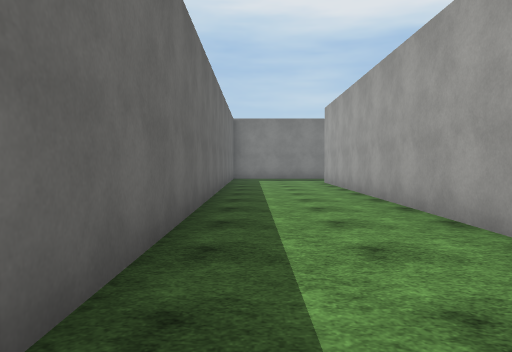
[1] (above)

18 first-person views from a walk through a Unity game level. The camera is 1.3 m above the floor, tilts 2° down and sees 70° across. The floor is counted in squares, 2 m on a side. Each view is taken from the middle of a square. On the plan, view 1 faces up. The plan holds only what a view shows up to about 11 squares ahead; the rest is blank. The place goes on beyond the plan. The player character is not drawn. Some animated figures are left out. Surface patterns are stand-ins for the level's own textures.

[2]
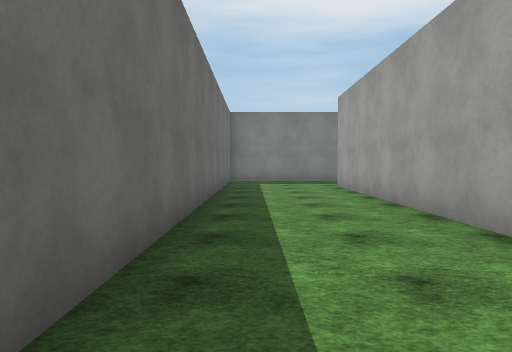

[3]
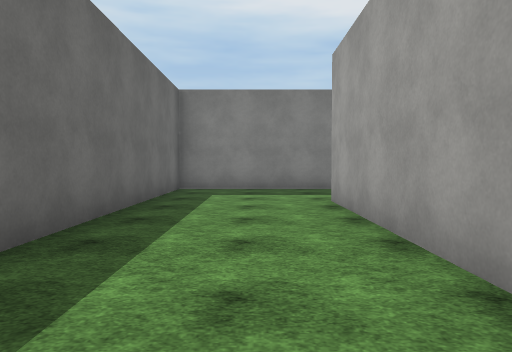

[4]
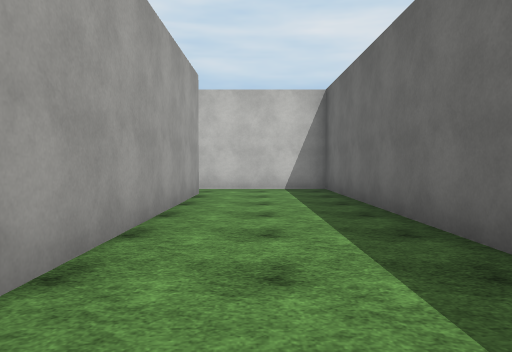

[5]
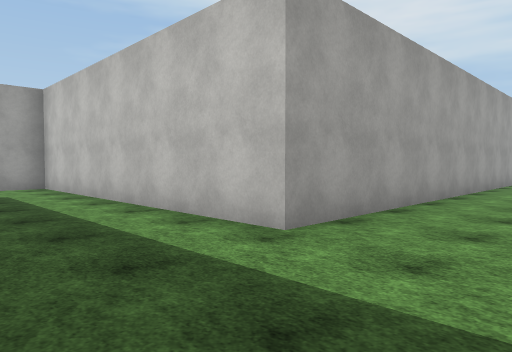

[6]
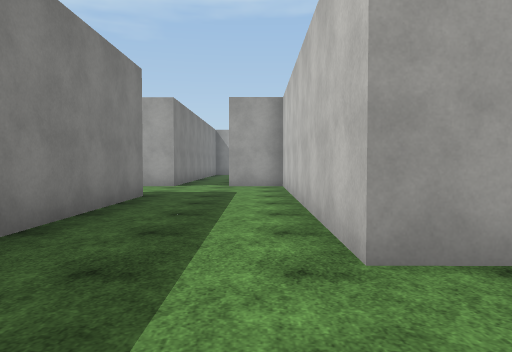

[7]
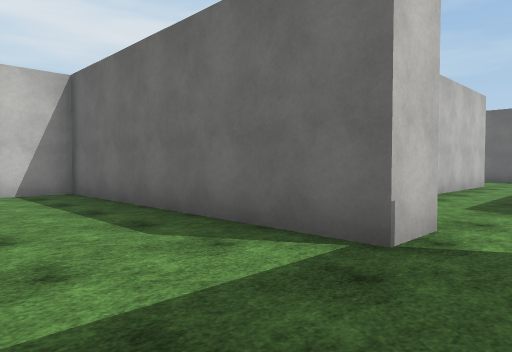

[8]
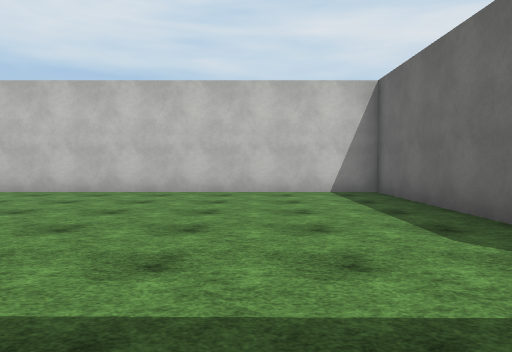

[9]
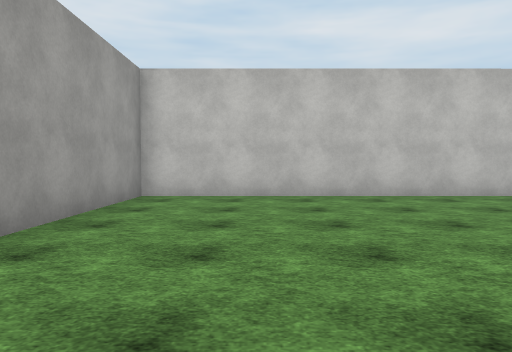

[10]
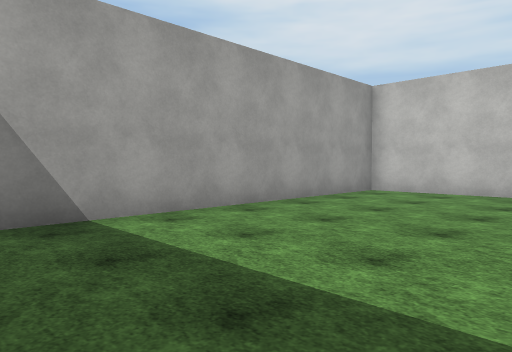

[11]
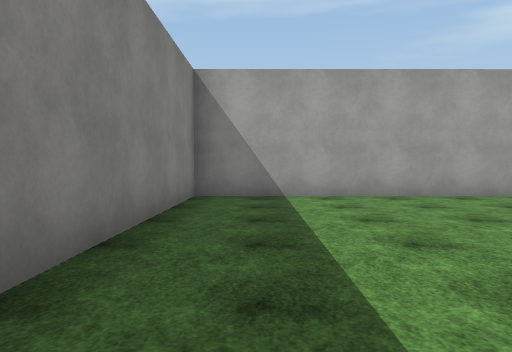

[12]
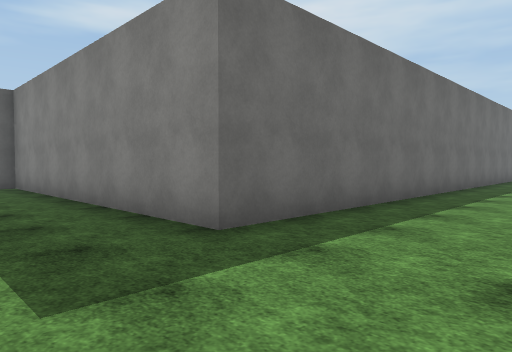

[13]
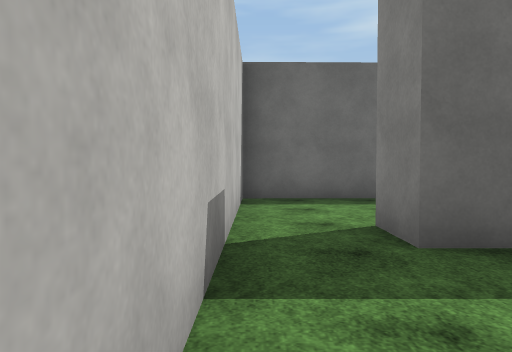

[14]
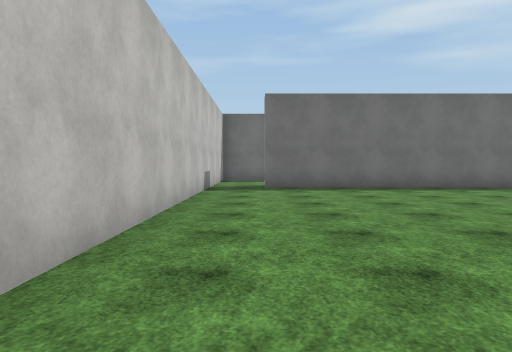

[15]
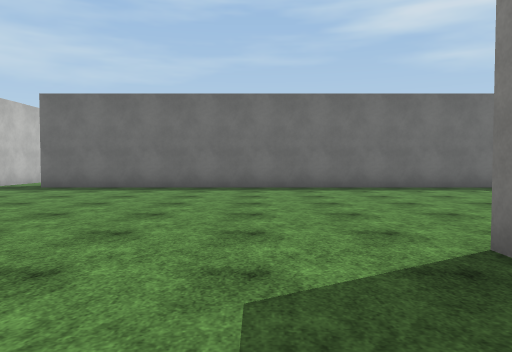

[16]
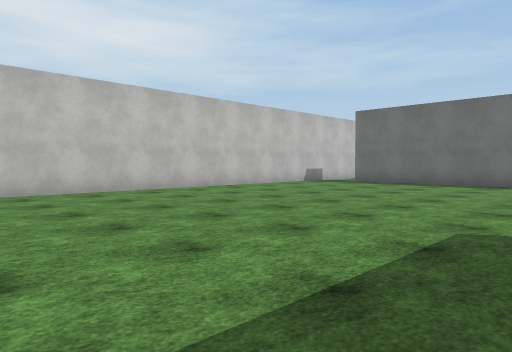

[17]
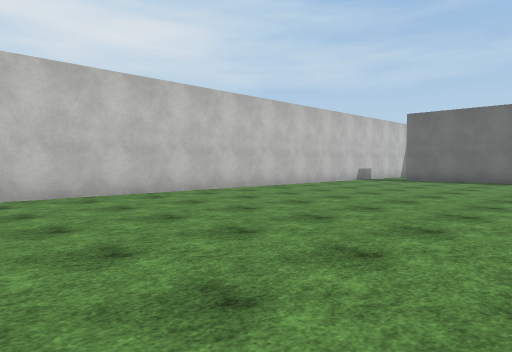

[18]
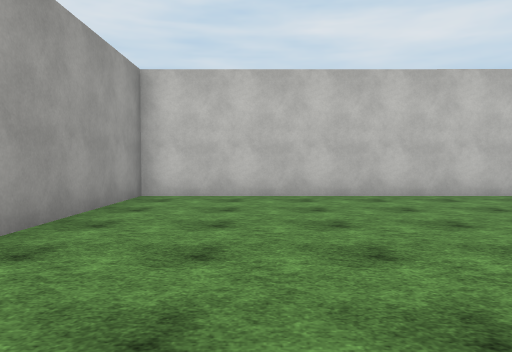

### Floor plan
Ten units are one square. View 1 is at (0, 0); x grows to the right and y downward. Boxes are objects, and circles mark ways between rooms. Rooms are numbered by the first view taken in them; rooms with no view inside come last. Other rooms are left out.
<svg viewBox="-14 -264 222 302">
<path fill="none" stroke="#000" d="M103 -152 103 -163M73 -259 72 -152 -9 -153 -8 32 24 32M22 18 23 -123 103 -122 103 -138M103 -138 113 -138 113 -68 203 -68 203 -152 148 -152M110 -152 103 -152M24 32 203 33 203 -9M32 -104 32 18 22 18"/>
<circle cx="110" cy="-145" r="3" fill="#2a7"/>
<circle cx="30" cy="25" r="3" fill="#2a7"/>
<text x="50" y="-140">1</text>
<text x="160" y="-110">2</text>
<text x="110" y="-30">3</text>
</svg>
Room 1 opens to room 2. Room 1 opens to room 3.

Where each view was taken, in squares from view 1:
view 1: 0 up, 0 right, facing up
view 2: 2 up, 0 right, facing up
view 3: 6 up, 1 right, facing up
view 4: 6 up, 1 right, facing down
view 5: 15 up, 0 right, facing down-right
view 6: 13 up, 0 right, facing right
view 7: 15 up, 14 right, facing down-left
view 8: 15 up, 14 right, facing down
view 9: 14 up, 18 right, facing down
view 10: 15 up, 16 right, facing down-right
view 11: 14 up, 13 right, facing right
view 12: 13 up, 10 right, facing up-left
view 13: 3 down, 6 right, facing left
view 14: 2 down, 13 right, facing left
view 15: 4 up, 13 right, facing left
view 16: 5 up, 15 right, facing down-left
view 17: 4 up, 17 right, facing down-left
view 18: 4 up, 18 right, facing down
